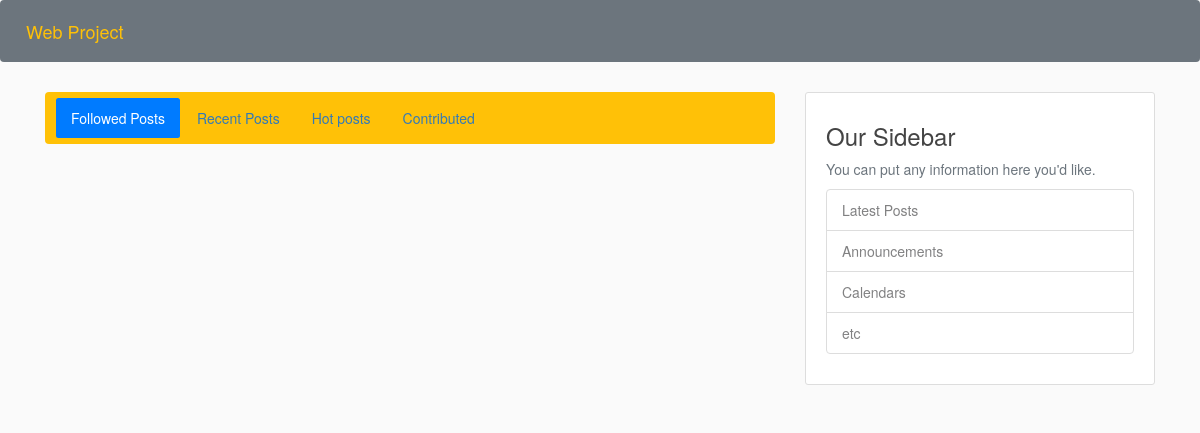
The app's page /home, older data.
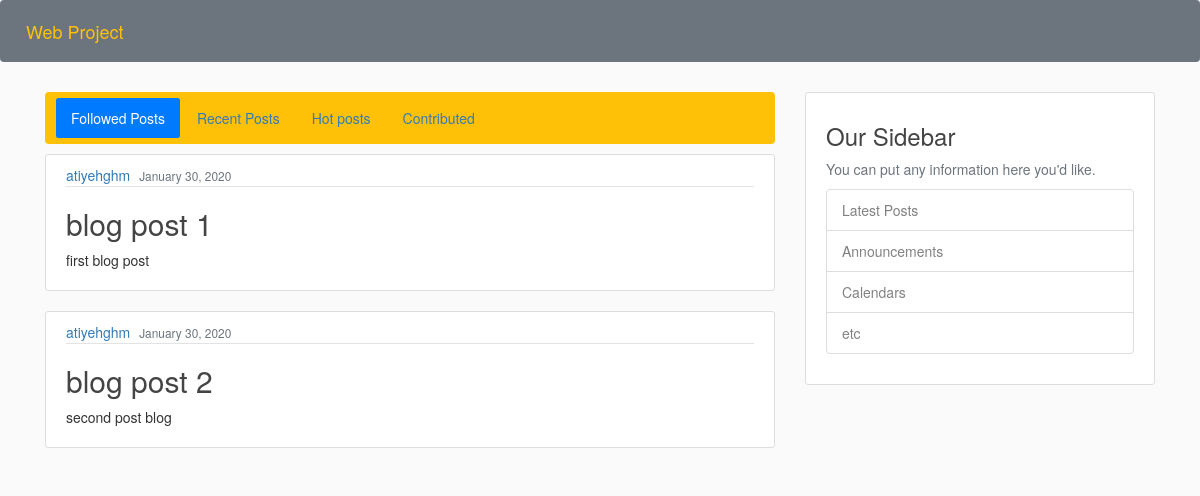
The same page, newer data.
### blog/models.py (models this page shows)
class post(models.Model):
    title = models.CharField(max_length=200)
    content = models.TextField()
    date_posted = models.DateTimeField(default=timezone.now)
    author = models.ForeignKey(User, on_delete=models.CASCADE)
    chanel = models.ForeignKey(Chanel, on_delete=models.CASCADE, null=True, blank= True)
    post_pic = models.ImageField(upload_to='post_picd', null=True, blank=True)

### blog/views.py (the view)
# urls.py: path('home', views.home , name='blog-home'),
def home(request):
    time_threshold = timezone.now() - timezone.timedelta(days=7)
    followed = post.objects.all()#todo
    recent = post.objects.all().order_by('-date_posted')
    hot = post.objects.filter(date_posted__gt=time_threshold)#todo.order_('-likes')
    contributed = post.objects.all()#todo
    context = {
        'followed' : followed,
        'recent' : recent,
        'hot' : hot,
        'contributed' : contributed,
    }
    return render(request, 'blog/home.html', context)

### blog/templates/blog/home.html (shortened to what this page needs)
{% extends "blog/base.html" %}
{% block content %}
    <div class="navbar navbar-expand navbar-light bg-warning mb-3">
		<ul class="nav nav-pills mr-auto">
			<li>
				<a class="nav-item nav-link active" data-toggle="pill" href="#followed">Followed Posts</a>
			</li>
			<li>
				<a class="nav-item nav-link " data-toggle="pill" href="#recent">Recent Posts</a>
			</li>
			<li>
				<a class="nav-item nav-link " data-toggle="pill" href="#hot">Hot posts</a>
			</li>
			<li>
				<a class="nav-item nav-link " data-toggle="pill" href="#contributed">Contributed</a>
			</li>
		</ul>
	</div>
<div class="tab-content">
	<div id="followed" class="tab-pane fade in active">
	{% for post in followed %}
		<article class="media content-section">
		  <div class="media-body">
			<div class="article-metadata">
			  <a class="mr-2" href="#">{{ post.author }}</a>
			  <small class="text-muted">{{ post.date_posted|date:"F d, Y" }}</small>
			</div>
			<h2><a class="article-title" href="{% url 'view_post' p_pk=post.pk %}">{{ post.title }}</a></h2>
			<p class="article-content">{{ post.content }}</p>
		  </div>
		</article>
	{% endfor %}
	</div>
</div>
{% endblock content %}

### blog/templates/blog/base.html (shortened to what this page needs)
{% load static %}
<!DOCTYPE html>
<html>
<link rel="stylesheet" href="https://stackpath.bootstrapcdn.com/bootstrap/4.3.1/css/bootstrap.min.css">
<link rel="stylesheet" href="https://maxcdn.bootstrapcdn.com/bootstrap/3.3.7/css/bootstrap.min.css">
<link rel="stylesheet" type="text/css" href="{% static 'blog/main.css' %}">
<body>
        <nav class="navbar navbar-expand-md navbar-light bg-secondary mb-5">
            {% if user.is_authenticated %}
                <a class="navbar-brand text-warning" href="{% url 'profile' %}">{{user.username}}</a>
                <button class="navbar-toggler" type="button" data-toggle="collapse" data-target="#navbarSupportedContent" aria-controls="navbarSupportedContent" aria-expanded="false" aria-label="Toggle navigation">
                    <span class="navbar-toggler-icon"></span>
                </button>
                <div class="collapse navbar-collapse" id="navbarSupportedContent">
                    <ul class="navbar-nav mr-auto">
                      <li class="nav-item">
                        <a class="nav-link" href="{% url 'blog-home' %}">Home</a>
                      </li>
                      <li class="nav-item">
                        <a class="nav-link" href="{% url 'blog-channel' %}">Channels</a>
                      </li>
                      <li class="nav-item">
                        <a class="nav-link" href="{% url 'notification' %}">Notifications</a>
                      </li>
                      <li class="nav-item">
                        <a class="nav-link text-warning" href="{% url 'logout' %}">Logout</a>
                      </li>
                    </ul>
                    <form class="form-inline my-2 my-lg-0" style="float:right; padding-top:7px" action="{% url 'search' %}" method="get">
                      <input class="form-control mr-sm-2" name="q" type="search"  placeholder="Search" aria-label="Search">
                      <button class="btn btn-outline-warning my-2 my-sm-0" type="submit">Search</button>
                    </form>
                </div>
            {% else %}
                <a class="navbar-brand text-warning">Web Project</a>
            {% endif %}
		</nav>
    <main role="main" class="container">
          <div class="row">
            <div class="col-md-8">
                {% block content %}{% endblock %}
            </div>
            <div class="col-md-4">
              <div class="content-section">
                <h3>Our Sidebar</h3>
                <p class='text-muted'>You can put any information here you'd like.
                  <ul class="list-group">
                    <li class="list-group-item list-group-item-light">Latest Posts</li>
                    <li class="list-group-item list-group-item-light">Announcements</li>
                    <li class="list-group-item list-group-item-light">Calendars</li>
                    <li class="list-group-item list-group-item-light">etc</li>
                  </ul>
                </p>
              </div>
            </div>
          </div>
        </main>
</body>
</html>

### blog/static/blog/main.css (style rules this page uses)
body { background: #fafafa; color: #333333; }
h1, h2, h3, h4, h5, h6 { color: #444444; }
ul { margin: 0; }
.content-section { background: #ffffff; padding: 10px 20px; border: 1px solid #dddddd; border-radius: 3px; margin-bottom: 20px; }
.article-title { color: #444444; }
.article-content { white-space: pre-line; }
.article-metadata { padding-bottom: 1px; margin-bottom: 4px; border-bottom: 1px solid #e3e3e3 }

Row changes from the older to the newer data that the page shows:
added post: author "atiyehghm", date_posted "January 30, 2020", title "blog post 1", content "first blog post"
added post: author "atiyehghm", date_posted "January 30, 2020", title "blog post 2", content "second post blog"
